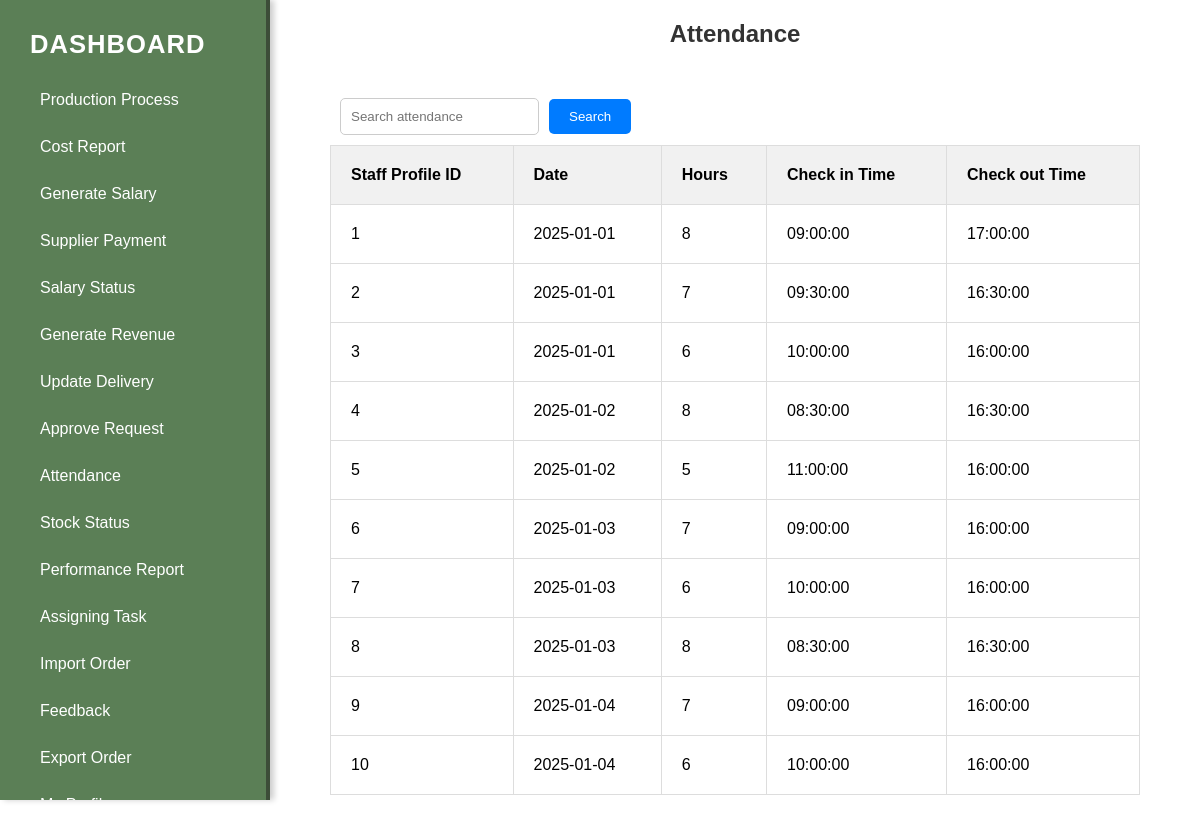
Screenshot of /attendance.php with the database file from the repository.
### tables this page shows
CREATE TABLE `attendance` (
  `spid` int(10) NOT NULL,
  `date` date NOT NULL,
  `hours` int(5) NOT NULL,
  `intime` time NOT NULL,
  `outtime` time NOT NULL
);

### attendance.php (the view, shortened to what this page needs)
<!DOCTYPE html>
<html>
<head>
    <link rel="stylesheet" href="attendan.css">
</head>
<body>
     <aside class="sidebar">
        <div class="logo">Dashboard</div>
        <ul class="menu">
        <li><a href="pprocess.php">Production Process</a></li>
            <li><a href="viewcostreport1.html">Cost Report</a></li>
            <li><a href="gensalary.php">Generate Salary</a></li>
            <li><a href="facviewpay.php">Supplier Payment</a></li>
            <li><a href="salarystatus.php">Salary Status</a></li>
            <li><a href="grevenue.php">Generate Revenue</a></li>
            <li><a href="updatedelivery.php">Update Delivery</a></li>
            <li><a href="facmaapprove.php">Approve Request</a></li>
            <li><a href="attendance.php">Attendance</a></li>
            <li><a href="stockstatus.html">Stock Status</a></li>
            <li><a href="performancereport.html">Performance Report</a></li>
            <li><a href="assign-task.html">Assigning Task</a></li>
            <li><a href="faimportorder.php">Import Order</a></li>
            <li><a href="viewfeedback.php">Feedback</a></li>
            <li><a href="facexportorder.html">Export Order</a></li>
            <li><a href="profile.html">My Profile</a></li>
        </ul>
    </aside>
     <main>
     <h1 class="head">Attendance</h1>
<form name="attendanceForm" method="get" onsubmit="return validateForm(event)">
    <div>
        <input class="" type="text" name="search" placeholder="Search attendance">
        <input type="submit" value="Search">
    </div>
<table>
    <thead>
        <tr>
            <th>Staff Profile ID</th>
            <th>Date</th>
            <th>Hours</th>
            <th>Check in Time</th>
            <th>Check out Time</th>
        </tr>
    </thead>
    <tbody>
    <?php
   include('conf.php');
$sql = "SELECT * FROM attendance";
$result = $conn->query($sql);
if ($result->num_rows > 0) {
while ($row = $result->fetch_assoc()) {
    echo "<tr>";
    echo "<td>" . ($row["spid"]) . "</td>";
    echo "<td>" . ($row["date"]) . "</td>";
    echo "<td>" . ($row["hours"]) . "</td>";
    echo "<td>" . ($row["intime"]) . "</td>";
    echo "<td>" . ($row["outtime"]) . "</td>";
    echo "</tr>";
}
} else {
echo "<tr><td colspan='7'>No attendance found.</td></tr>";
}
?>
    </tbody>
</table>
</form>
     </main>
</body>
</html>

### attendan.css (style rules this page uses)
form { padding: 20px; margin: 20px; }
h1.head { text-align: center; font-size: 1.5em; font-family: Arial, Helvetica, sans-serif; color: #333; }
table { width: 100%; border-collapse: collapse; }
table thead { background-color: #f1f1f1; }
table th, table td { padding: 20px; text-align: left; border: 1px solid #ddd; }
div { display: flex; align-items: center; margin: 10px; }
input[type="text"] { padding: 10px; border: 1px solid #ccc; border-radius: 5px; margin-right: 10px; }
input[type="submit"] { padding: 10px 20px; background-color: #007bff; color: white; border: none; border-radius: 5px; cursor: pointer; transition: background-color 0.3s; }
* { margin: 0; padding: 0; box-sizing: border-box; font-family: 'Arial', sans-serif; }
.sidebar { position: fixed; left: 0; top: 0; width: 270px; height: 100vh; background-color: #5b7f56; color: white; overflow-y: auto; padding: 20px; box-shadow: 4px 0 6px rgba(0, 0, 0, 0.2); border-right: 4px solid #3c4d38; transition: all 0.3s ease; }
.sidebar .logo { font-size: 1.6rem; margin-bottom: 20px; font-weight: bold; text-transform: uppercase; color: #fff; letter-spacing: 1px; }
.sidebar ul { list-style: none; }
.sidebar ul li a { color: white; text-decoration: none; display: block; padding: 12px 20px; border-radius: 5px; transition: background-color 0.3s, padding 0.3s; margin: 5px 0; }
main { margin-left: 270px; padding: 20px; }

### rows the page displays
attendance: spid "1", date "2025-01-01", hours "8", intime "09:00:00", outtime "17:00:00"
attendance: spid "2", date "2025-01-01", hours "7", intime "09:30:00", outtime "16:30:00"
attendance: spid "3", date "2025-01-01", hours "6", intime "10:00:00", outtime "16:00:00"
attendance: spid "4", date "2025-01-02", hours "8", intime "08:30:00", outtime "16:30:00"
attendance: spid "5", date "2025-01-02", hours "5", intime "11:00:00", outtime "16:00:00"
attendance: spid "6", date "2025-01-03", hours "7", intime "09:00:00", outtime "16:00:00"
attendance: spid "7", date "2025-01-03", hours "6", intime "10:00:00", outtime "16:00:00"
attendance: spid "8", date "2025-01-03", hours "8", intime "08:30:00", outtime "16:30:00"
attendance: spid "9", date "2025-01-04", hours "7", intime "09:00:00", outtime "16:00:00"
attendance: spid "10", date "2025-01-04", hours "6", intime "10:00:00", outtime "16:00:00"
